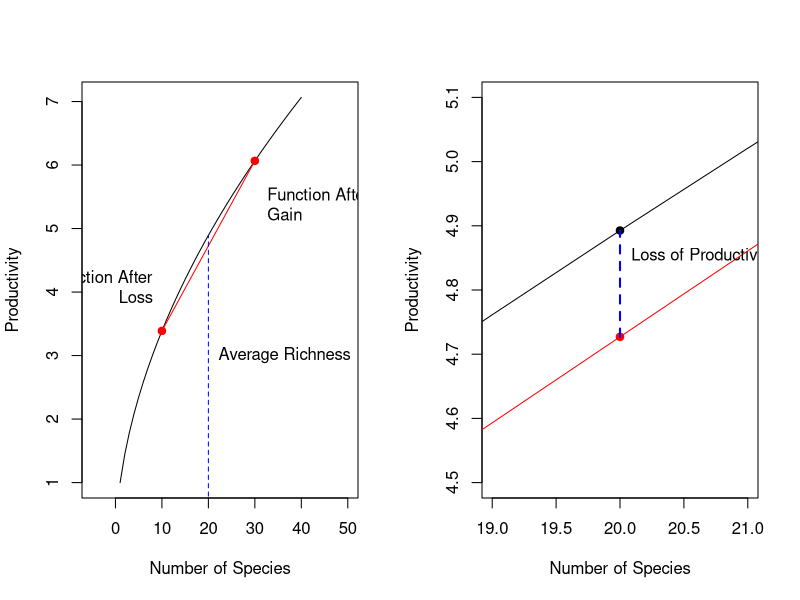

Reproduce this figure in R. (Note: this script raises an error after producing the figure.)
library(dplyr)

s <- 1:40
f <- function(x, b=0.53) x^b


fun_lost <- function(s, ch, b=0.53)
  (f(s) - (f(s-ch,b)+f(s+ch,b))/2)/f(s)

####Plot Jensen's inequality
m <- 20 #mean richness
ch <- 10 #deviation from mean - loss or gain

par(mfrow=c(1,2))

#
plot(s, f(s), type="l", xlab="Number of Species", ylab="Productivity", xlim=c(-5, 50))
segments(m-ch, f(m-ch), m+ch, f(m+ch), col="red")
points(m-ch, f(m-ch), col="red", pch=19)
points(m+ch, f(m+ch), col="red", pch=19)
segments(20,0,20,f(m), lty=2, col="blue")
text(20.0, 3, "Average Richness", pos=4)
text(m-ch+0.2, 4, "Function After\nLoss", pos=2)
text(m+ch+0.5, 5.3, "Function After\nGain", pos=4)

plot(s, f(s), type="l", xlim=c(19,21), ylim=c(4.5, 5.1), xlab="Number of Species", ylab="Productivity")
segments(m-ch, f(m-ch), m+ch, f(m+ch), col="red")
points(m, f(m), col="black", pch=19)
points(m, (f(m-ch)+f(m+ch))/2, col="red", pch=19)
segments(m, (f(m-ch)+f(m+ch))/2, m, f(m), lty=2, col="blue", lwd=2)
text(20.01, f(m)-0.04, "Loss of Productivity", pos=4)

par(mfrow=c(1,1))

ggplot() +
  geom_line(mapping=aes(x=s, y=f(s))) +
  geom_segment(aes(x=m-ch, xend=m+ch, y=f(m-ch), yend=f(m+ch)), color="red")+
  geom_segment(aes(x=m, xend=m, y=(f(m-ch)+f(m+ch))/2, yend=f(m)), color="blue", lty=1)+
  geom_point(aes(x=m, y=f(m)), color="black") +
  geom_point(aes(x=m, y=(f(m-ch)+f(m+ch))/2)) +
  xlim(c(m-ch,m+ch)) +
  ylim(c(f(m-ch), f(m+ch)))

#Plot loss of function by initial diversity
library(ggplot2)

jensens_frame <- data.frame(expand.grid(change = c(3,5,9), 
                                        initial_s = 5:30, 
                                        b=c(0.25, 0.47, 0.53))) %>%
  mutate(function_lost = fun_lost(initial_s, change, b)) %>%
  mutate(b=paste0("b = ", b)) %>%
  mutate(change=paste0("± ", change, " species")) 

ggplot(data=jensens_frame, aes(x=initial_s, y=function_lost)) +
  geom_line(lwd=1.2) +
  facet_grid(change ~ b) +
  theme_bw(base_size=14) +
  ylab("Propotion of Productivity Lost") +
  xlab("Mean Diversity")

##### Look at this another way

jensens_loss_frame <- data.frame(expand.grid(change = seq(1,10,.01), 
                                        initial_s = 30, 
                                        b=c(0.25, 0.47, 0.53))) %>%
  mutate(function_lost = fun_lost(initial_s, change, b)) %>%
  mutate(b=paste0("b = ", b)) 

ggplot(data=jensens_loss_frame, aes(x=change, y=function_lost)) +
  geom_line() +
  facet_wrap(~b, scale="free_y")+
  theme_bw(base_size=14) +
  ylab("Propotion of Productivity Lost\n") +
  xlab("Gain/Loss of Species") +
  scale_x_continuous(breaks=seq(0,10,2))
